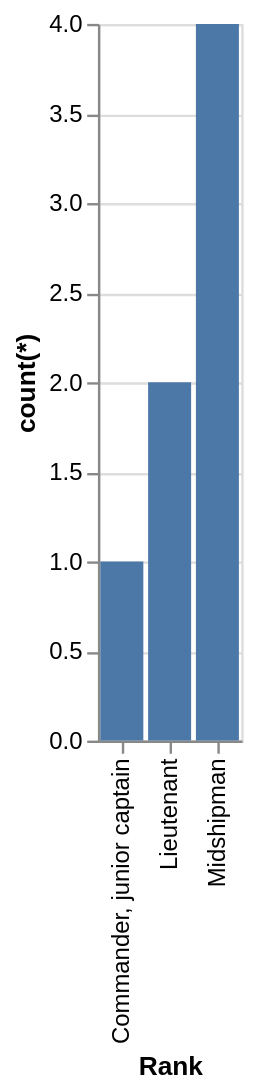

Specify this chart in Vega-Lite:
### Vega-Lite specification from a JSON file in a GitHub repository (floating-point values rounded to 4 significant figures)
{"data": {"values": [{"x_data": "Commander, junior captain", "y_data": 1}, {"x_data": "Lieutenant", "y_data": 2}, {"x_data": "Midshipman", "y_data": 4}]}, "mark": "bar", "encoding": {"x": {"field": "x_data", "type": "nominal", "title": "Rank", "sort": "ascending"}, "y": {"field": "y_data", "type": "quantitative", "title": "count(*)"}}}
